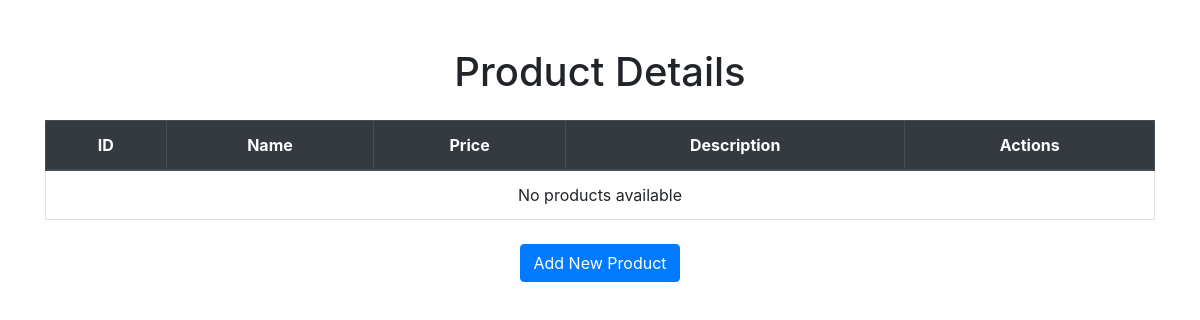
/myapp/products/, run on an earlier commit of the app's database.
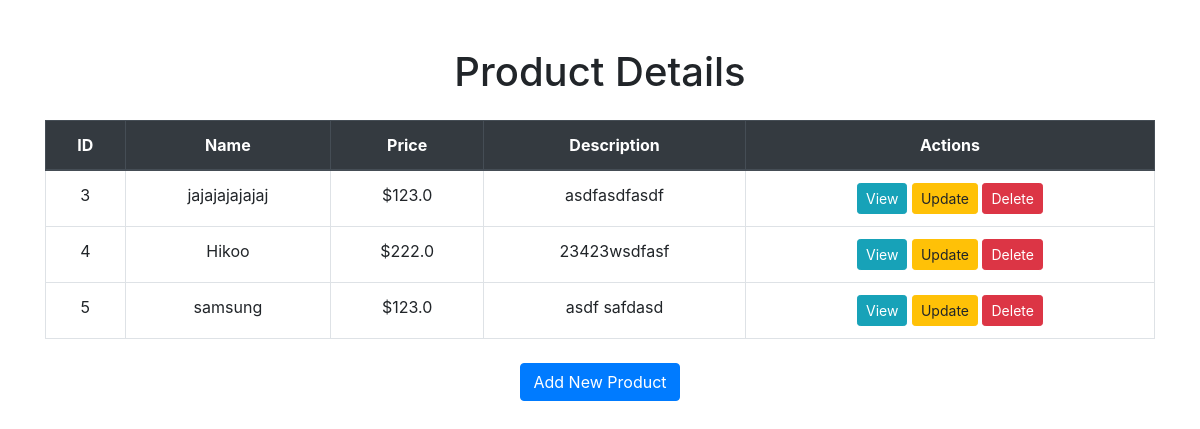
And on a later commit of the database.
### myapp/models.py (models this page shows)
class Product(models.Model):
    name = models.CharField(max_length=100)
    price = models.FloatField()
    description = models.CharField(max_length=100)

### myapp/views.py (the view)
# urls.py: path('products/', views.products, name = 'products'),
def products(request):
    products = Product.objects.all()  # Fetch all products from the database
    context = {
        'products': products,  # Pass products to the template
    }
    return render(request, 'myapp/index.html', context)  # Pass context to render

### myapp/templates/myapp/index.html (shortened to what this page needs)
<!DOCTYPE html>
<html lang="en">
  <head>
    <link rel="stylesheet"
    href=https://cdn.jsdelivr.net/npm/bootstrap@4.6.0/dist/css/bootstrap.min.css
>
  </head>
  <body>
    <div class="container mt-5">
      <h1 class="text-center mb-4">Product Details</h1>
      <table class="table table-bordered text-center">
        <thead class="thead-dark">
          <tr>
            <th scope="col">ID</th>
            <th scope="col">Name</th>
            <th scope="col">Price</th>
            <th scope="col">Description</th>
            <th scope="col">Actions</th>
          </tr>
        </thead>
        <tbody>
          {% for product in products %}
          <tr>
            <td>{{ product.id }}</td>
            <td>{{ product.name }}</td>
            <td>${{ product.price }}</td>
            <td>{{ product.description }}</td>
            <td>
              <a
                href="{% url 'myapp:product_details' product.id %}"
                class="btn btn-info btn-sm"
                >View</a
              >
              <a
                href="{% url 'myapp:update_product' product.id %}"
                class="btn btn-warning btn-sm"
                >Update</a
              >
              <a
                href="{% url 'myapp:delete_product' product.id %}"
                class="btn btn-danger btn-sm"
                >Delete</a
              >
            </td>
          </tr>
          {% empty %}
          <tr>
            <td colspan="5" class="text-center">No products available</td>
          </tr>
          {% endfor %}
        </tbody>
      </table>
      <div class="text-center mt-4">
        <a href="{% url 'myapp:add_product' %}" class="btn btn-primary"
          >Add New Product</a
        >
      </div>
    </div>
  </body>
</html>

What changed in the data, as far as the page shows it:
added Product: id "3", name "jajajajajajaj", price "123.0", description "asdfasdfasdf"
added Product: id "4", name "Hikoo", price "222.0", description "23423wsdfasf"
added Product: id "5", name "samsung", price "123.0", description "asdf safdasd"
Also different on the page:
text no longer shown: "No products available"
